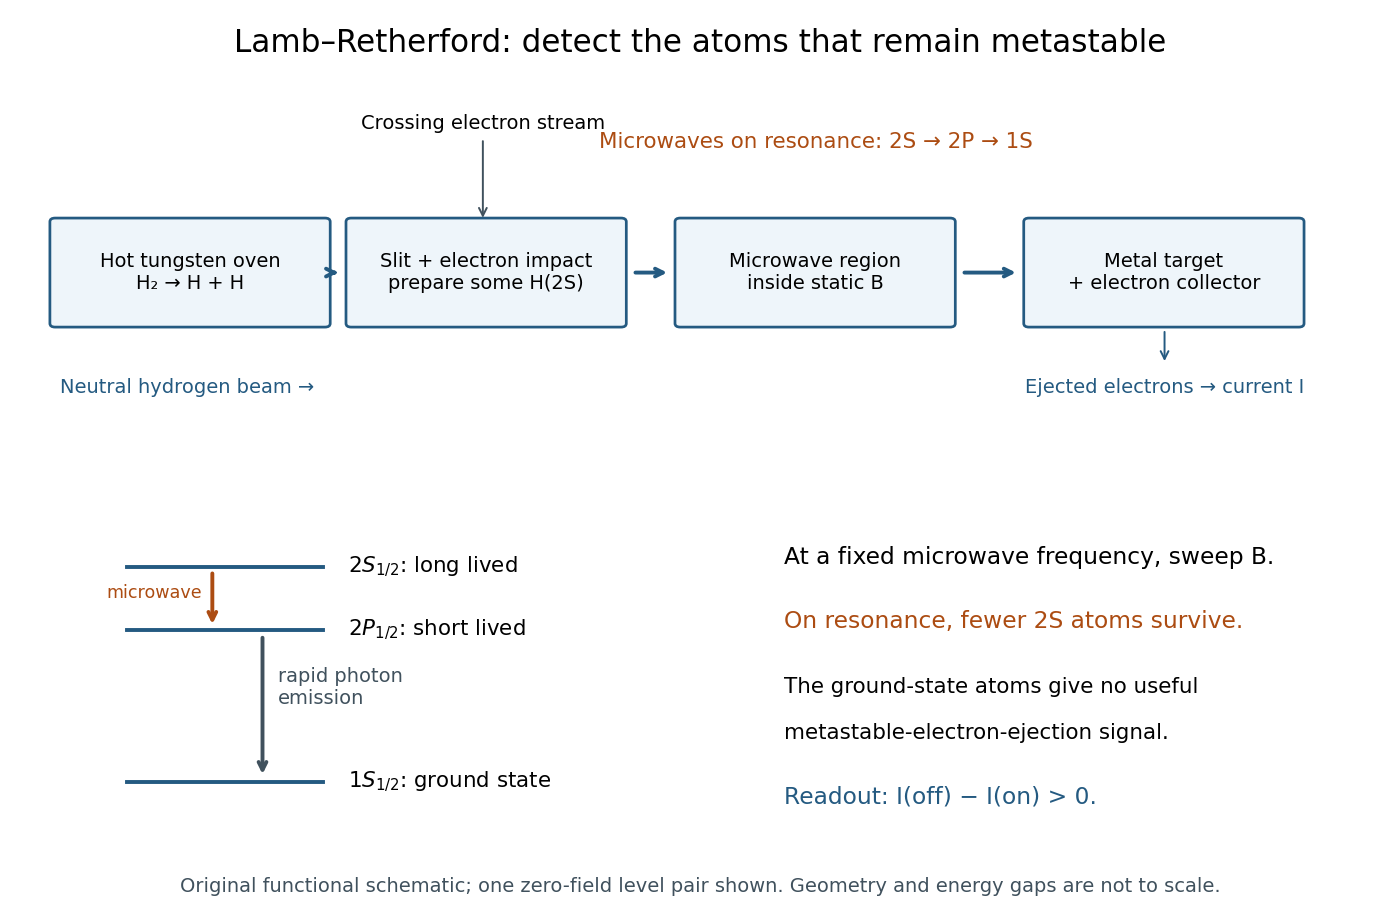

This figure's Python source:
"""Original functional schematic. Python 3.14, matplotlib 3.10.7.
Run from _media; writes the matching PNG to the current directory.
"""
from pathlib import Path
import matplotlib
matplotlib.use('Agg')
import matplotlib.pyplot as plt
from matplotlib.patches import FancyBboxPatch

fig = plt.figure(figsize=(10, 6.6), facecolor='white')
ax = fig.add_axes([.03,.51,.94,.40]); ax.set(xlim=(0,10),ylim=(0,4)); ax.axis('off')
blue, orange, gray = '#245a81', '#ac4c12', '#40515d'
fig.suptitle('Lamb–Retherford: detect the atoms that remain metastable', fontsize=16, y=.97)
labels = [('Hot tungsten oven\nH₂ → H + H', .1, 1.4), ('Slit + electron impact\nprepare some H(2S)',2.35,1.4), ('Microwave region\ninside static B',4.85,1.4), ('Metal target\n+ electron collector',7.5,1.4)]
for label,x,y in labels:
    ax.add_patch(FancyBboxPatch((x,y),2.05,1.1,boxstyle='round,pad=0.04',facecolor='#eef5fa',edgecolor=blue,lw=1.4))
    ax.text(x+1.025,y+.55,label,ha='center',va='center',fontsize=10)
for x1,x2 in [(2.18,2.28),(4.48,4.78),(6.98,7.43)]:
    ax.annotate('',(x2,1.95),(x1,1.95),arrowprops=dict(arrowstyle='->',color=blue,lw=2))
ax.text(5.88,3.3,'Microwaves on resonance: 2S → 2P → 1S',ha='center',color=orange,fontsize=11)
ax.annotate('Crossing electron stream', (3.35,2.5),(3.35,3.5),ha='center',arrowprops=dict(arrowstyle='->',color=gray),fontsize=10)
ax.text(1.1,.65,'Neutral hydrogen beam →',ha='center',fontsize=10,color=blue)
ax.text(8.53,.65,'Ejected electrons → current I',ha='center',fontsize=10,color=blue)
ax.annotate('',(8.53,.95),(8.53,1.35),arrowprops=dict(arrowstyle='->',color=blue))
ax2=fig.add_axes([.08,.13,.43,.32]);ax2.set(xlim=(0,6),ylim=(0,4));ax2.axis('off')
for y,label in [(3.2,r'$2S_{1/2}$: long lived'),(2.35,r'$2P_{1/2}$: short lived'),(.3,r'$1S_{1/2}$: ground state')]:
    ax2.plot([.15,2.1],[y,y],lw=2,color=blue);ax2.text(2.35,y,label,va='center',fontsize=11)
ax2.annotate('',(1.0,2.38),(1.0,3.17),arrowprops=dict(arrowstyle='->',color=orange,lw=2))
ax2.text(.9,2.78,'microwave',ha='right',fontsize=9,color=orange)
ax2.annotate('',(1.5,.35),(1.5,2.3),arrowprops=dict(arrowstyle='->',color=gray,lw=2))
ax2.text(1.65,1.35,'rapid photon\nemission',fontsize=10,color=gray)
fig.text(.56,.39,'At a fixed microwave frequency, sweep B.',fontsize=12)
fig.text(.56,.32,'On resonance, fewer 2S atoms survive.',fontsize=12,color=orange)
fig.text(.56,.25,'The ground-state atoms give no useful',fontsize=11)
fig.text(.56,.20,'metastable-electron-ejection signal.',fontsize=11)
fig.text(.56,.13,'Readout: I(off) − I(on) > 0.',fontsize=12,color=blue)
fig.text(.5,.035,'Original functional schematic; one zero-field level pair shown. Geometry and energy gaps are not to scale.',ha='center',fontsize=10,color=gray)
fig.savefig(Path.cwd() / (Path(__file__).stem+'.png'),dpi=140,facecolor='white')
plt.close(fig)
